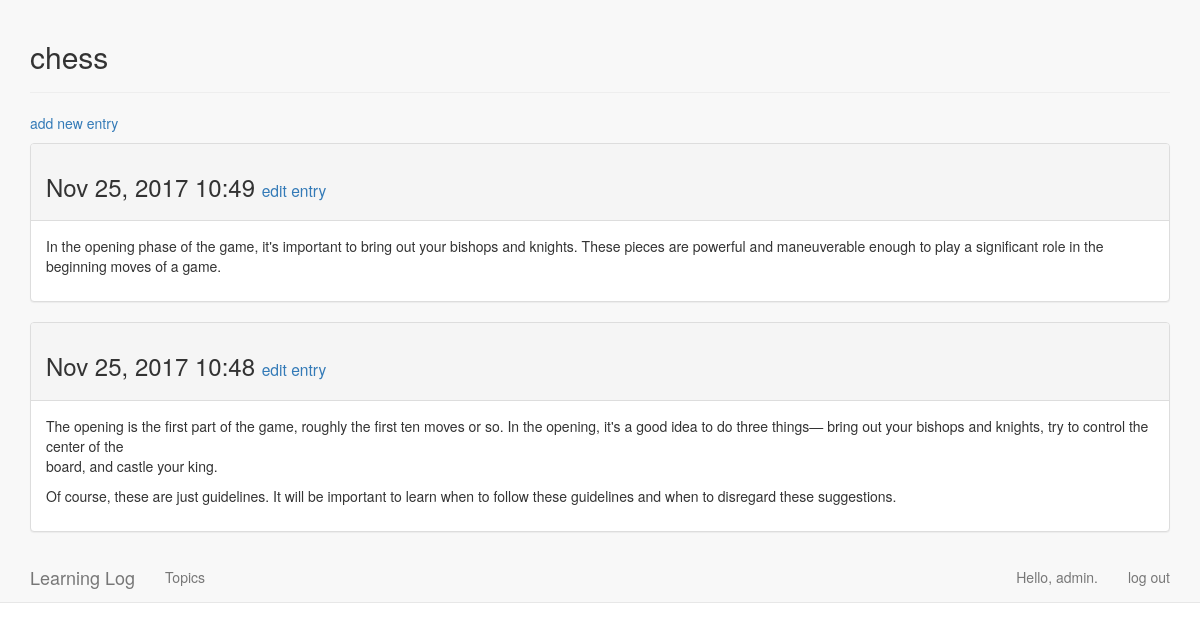
The page /topics/1/ (signed in) on the database its author committed.
### learning_logs/models.py (models this page shows, shortened)
class Topic(models.Model):
    text = models.CharField(max_length=200)
    date_added = models.DateTimeField(auto_now_add=True)
    owner = models.ForeignKey(User)
    def __str__(self):
        return self.text

class Entry(models.Model):
    topic = models.ForeignKey(Topic)
    text = models.TextField()
    date_added = models.DateTimeField(auto_now_add=True)
    class Meta:
        verbose_name_plural = 'entries'

### learning_logs/views.py (the view)
# urls.py: url(r'^topics/(?P<topic_id>\d+)/$', views.topic, name='topic'),
@login_required
def topic(request, topic_id):
    topic = Topic.objects.get(id=topic_id)
    if topic.owner != request.user:
        raise Http404
    entries = topic.entry_set.order_by('-date_added')
    context = {'topic': topic, 'entries': entries}
    return render(request, 'learning_logs/topic.html', context)

### learning_logs/templates/learning_logs/topic.html
{% extends 'learning_logs/base.html' %}
{% block header %}
    <h2>{{ topic }}</h2>
{% endblock %}
{% block content %}
    <p>
        <a href="{% url 'learning_logs:new_entry' topic.id %}">add new entry</a>
    </p>
    {% for entry in entries %}
        <div class="panel panel-default">
            <div class="panel-heading">
                <h3>
                    {{ entry.date_added|date:'M d, Y H:i' }}
                    <small>
                        <a href="{% url 'learning_logs:edit_entry' entry.id %}">edit entry</a>
                    </small>
                </h3>
            </div>
            <div class="panel-body">
                {{ entry.text|linebreaks }}
            </div>
        </div>
    {% empty %}
        <li>There are no entries for this topic yet.</li>
    {% endfor %}
{% endblock %}

### learning_logs/templates/learning_logs/base.html (shortened to what this page needs)
{% load bootstrap3 %}
<!DOCTYPE html>
<html>
    <head>
        {% bootstrap_css %}
    </head>
    <body>
        <nav class="navbar navbar-default navbar-static-top">
            <div class="container">
                <div class="page-header">
                    {% block header %}{% endblock %}
                </div>
                <div>
                    {% block content %}{% endblock %}
                </div>
                <div class="navbar-header">
                    <a class="navbar-brand" href="{% url 'learning_logs:index' %}">Learning Log</a>
                </div>
                <div id="navbar" class="navbar-collapse collapse">
                    <ul class="nav navbar-nav">
                        <li><a href="{% url 'learning_logs:topics' %}">Topics</a></li>
                    </ul>
                    <ul class="nav navbar-nav navbar-right">
                        {% if user.is_authenticated %}
                            <li><a>Hello, {{ user.username }}.</a></li>
                            <li><a href="{% url 'users:logout' %}">log out</a></li>
                        {% else %}
                            <li><a href="{% url 'users:register' %}">register</a></li>
                            <li><a href="{% url 'users:login' %}">log in</a></li>
                        {% endif %}
                    </ul>
                </div>
            </div>
        </nav>
    </body>
</html>

### rows shown on the page
Topic: text "chess"
Entry: date_added "Nov 25, 2017 10:49", text "In the opening phase of the game, it's important to bring out your bishops and knights. These pieces are powerful and maneuverable enough to play a significant role in the beginning moves of a game."
Entry: date_added "Nov 25, 2017 10:48", text "The opening is the first part of the game, roughly the first ten moves or so. In the opening, it's a good idea to do three things— bring out your bishops and knights, try to control the center of the board, and castle your king. Of course, these are just guidelines. It will be important to learn when to follow these guidelines and when to disregard these suggestions."

### other values the page prints
{{ user.username }} "admin"
